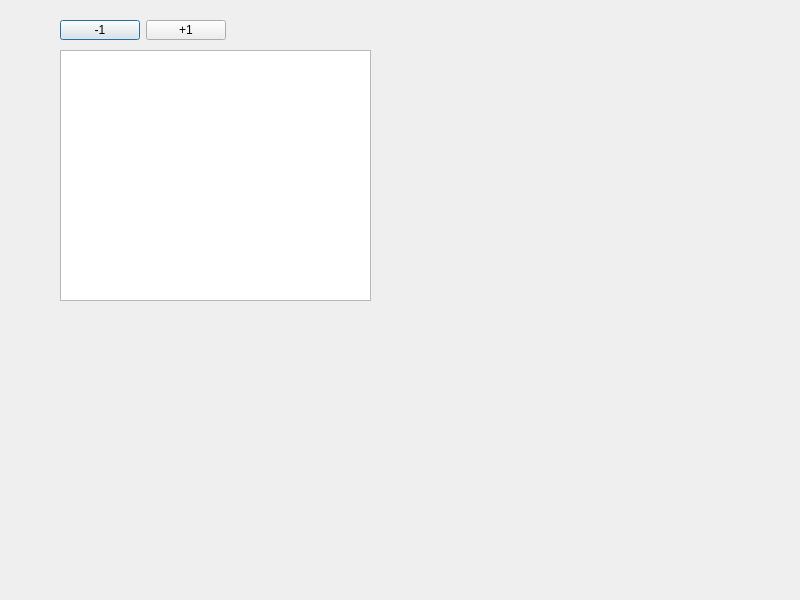
<?xml version="1.0" encoding="UTF-8"?>
<ui version="4.0">
 <class>Dialog</class>
 <widget class="QDialog" name="Dialog">
  <property name="geometry">
   <rect>
    <x>0</x>
    <y>0</y>
    <width>800</width>
    <height>600</height>
   </rect>
  </property>
  <property name="windowTitle">
   <string>Dialog</string>
  </property>
  <widget class="QGraphicsView" name="graphicsView">
   <property name="geometry">
    <rect>
     <x>60</x>
     <y>50</y>
     <width>311</width>
     <height>251</height>
    </rect>
   </property>
  </widget>
  <widget class="QWidget" name="">
   <property name="geometry">
    <rect>
     <x>60</x>
     <y>20</y>
     <width>166</width>
     <height>20</height>
    </rect>
   </property>
   <layout class="QHBoxLayout" name="horizontalLayout">
    <item>
     <widget class="QPushButton" name="pushButton_2">
      <property name="text">
       <string>-1</string>
      </property>
     </widget>
    </item>
    <item>
     <widget class="QPushButton" name="pushButton">
      <property name="text">
       <string>+1</string>
      </property>
     </widget>
    </item>
   </layout>
  </widget>
 </widget>
 <resources/>
 <connections/>
</ui>
